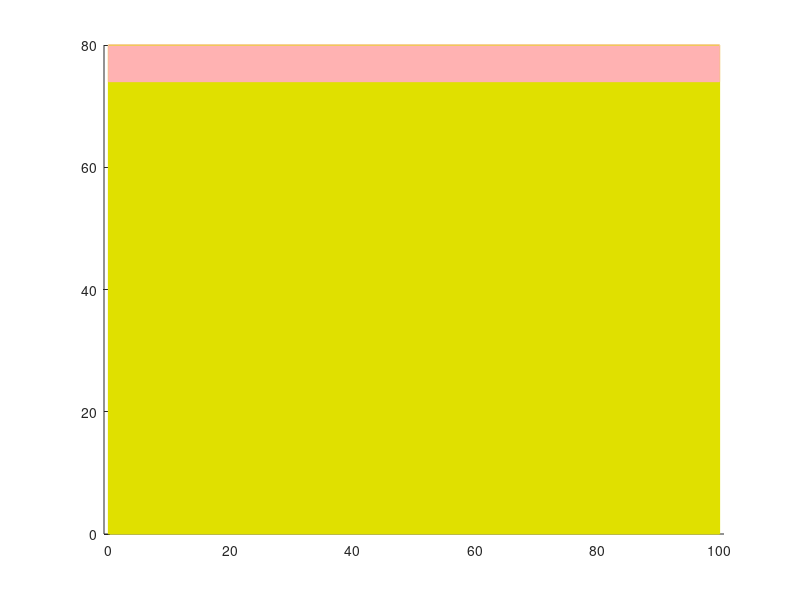

Reproduce this figure in MATLAB. (Note: this script raises an error after producing the figure.)
function running_stage()
tic
hold on
axis equal
% axis off
global hundred;
global chance_remain;
clr=[0.88 0.88 0];
 fill([0 100 100 0],[0 0 80 80],clr,'edgecolor',clr);
 time=rectangle('position',[0 74 100 6],'facecolor',[1  0.7  0.7],'edgecolor',[1 0.7 0.7]);

i{1}=imread('31.png');
i{2}=imread('42.png');
i{3}=imread('32.png');
i{4}=imread('40.png');
i{5}=imread('34.png');
i{6}=imread('41.png');
i{7}=imread('35.png');
i{8}=imread('42.png');
i{9}=imread('34.png');
i{10}=imread('43.png');
i{11}=imread('36.png');
i{12}=imread('41.png');
i{13}=imread('34.png');

c=0.1;
global a;
dis=2;
for j=1:50
for n=1:13
if isempty(a)
    
   fill([-dis 0 0 -dis],[0 0 74 74],clr,'edgecolor',clr);
%    time=rectangle('position',[-dis 74 100-dis 6],'facecolor',[1  0.7  0.7],'edgecolor',[1 0.7 0.7]);
    
     if mod(n,2)==0
            image([75-dis 95-dis],[40 25],i{n});
     else     
         image([10 50],[50 20],i{n})
     end
     axis([0-dis 100-dis 0 80]);
     dis=dis+0.15;
     if dis>=25
i14=imread('die.png');
image([75-dis 95-dis],[40 25],i14);
          chance_remain=chance_remain-1;
pause(2);
%  time=rectangle('position',[0-dis 74 10*toc-c 6],'facecolor','r','edgecolor','r');
return
     end
end
if ~isempty(a)
if a(1,1)>70-dis &&  a(1,1)<90-dis
    if a(1,2)>20 &&  a(1,1)<40
        if mod(1,2)==0
            image([75 95],[40 25],i{n});
        end
    end
end
a=[];
end
c=0.1;

t=toc;
l=5*toc-c;
 time=rectangle('position',[0-dis 74 l 6],'facecolor','r','edgecolor','r');
c=dis;
if toc>=20
    fill([70-dis 90-dis 90-dis 70-dis],[20 20 40 40],clr,'edgecolor',clr);
    fill([10 50 50 10],[20 20 50 50],clr,'edgecolor',clr);
    i15=imread('38.png');
    I15=image([10 50],[50 20],i15);    
for i=1:5:400
    set(I15,'xdata',[20+i 70+i])
    pause(0.1)
end
 hundred=hundred+1;
       return;
end
 pause(0.05);
end
end
end